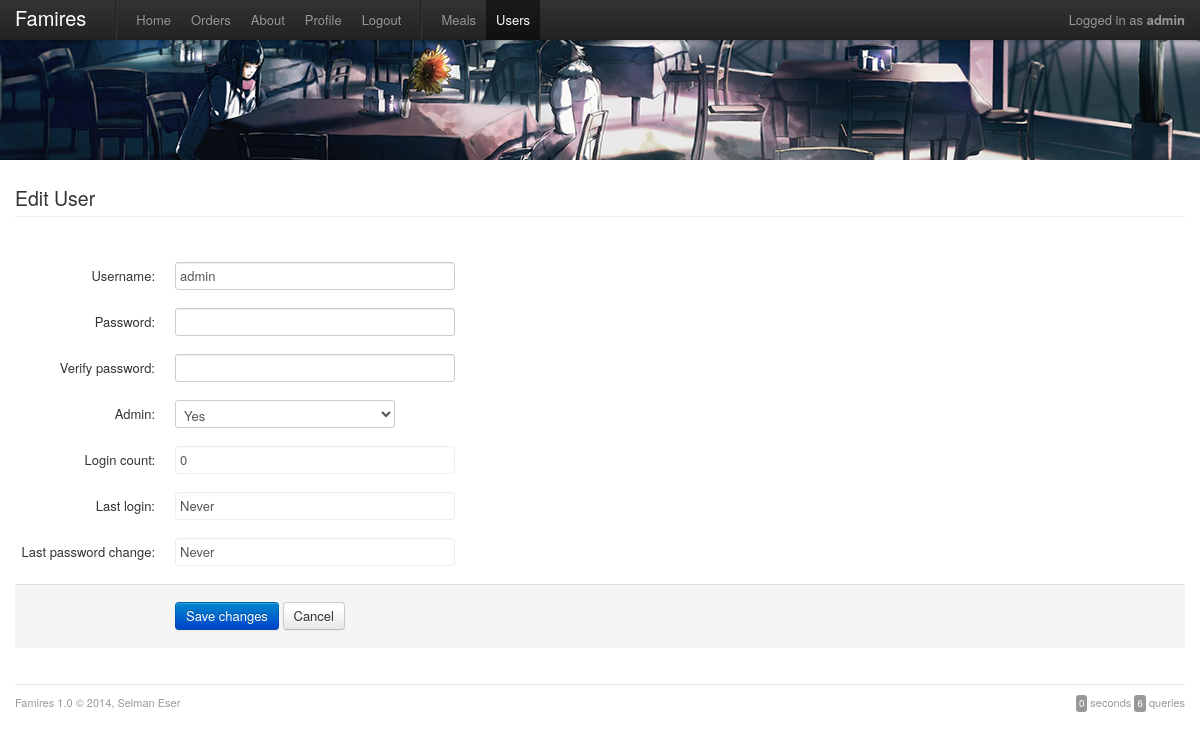
/?module=user&action=edit&user=1 (signed in), run on the app's committed database.
### tables this page shows
CREATE TABLE IF NOT EXISTS `user` (
  `id_user` mediumint(8) NOT NULL AUTO_INCREMENT,
  `username` varchar(255) NOT NULL,
  `password` varchar(255) NOT NULL,
  `registered` int(10) NOT NULL DEFAULT '0',
  `admin` tinyint(4) NOT NULL DEFAULT '0',
  `login_count` mediumint(8) NOT NULL DEFAULT '0',
  `last_login` int(10) NOT NULL DEFAULT '0',
  `last_password_change` int(10) NOT NULL DEFAULT '0',
  PRIMARY KEY (`id_user`),
  KEY `registered` (`registered`)
);

### library/main.php (called while the page is built, shortened)
<?php
$start_time = microtime();
require $core['includes_dir'] . '/database.php';
require $core['includes_dir'] . '/common.php';
$template = array();
$user = array();
load_user();
$modules = array('home', 'about');
if ($user['logged'])
	$modules = array_merge($modules, array('logout', 'profile', 'order'));
else
	$modules = array_merge($modules, array('login'));
if ($user['admin'])
	$modules = array_merge($modules, array('meal', 'user'));
$core['current_module'] = 'home';
if (!empty($_REQUEST['module']) && in_array($_REQUEST['module'], $modules))
	$core['current_module'] = $_REQUEST['module'];
call_user_func($core['current_module'] . '_main');
ob_exit();

### index.php (called while the page is built)
<?php
require dirname(__FILE__) . '/config.php';
require $core['root_dir'] . '/main.php';

### config.php (called while the page is built)
<?php
$core = array();
$core['title_short'] = 'Famires';
$core['title_long'] = 'Famires';
$core['version'] = '1.0';
$core['cookie'] = 'famires2011';
$core['time_offset'] = 0;
$core['clean_url'] = false;
$core['site_url'] = '';
$core['site_dir'] = dirname(__FILE__);
$core['root_dir'] = $core['site_dir'] . '/library';
$core['includes_dir'] = $core['root_dir'] . '/includes';
$core['modules_dir'] = $core['root_dir'] . '/modules';
$db = array();
$db['server'] = '';
$db['name'] = '';
$db['user'] = '';
$db['password'] = '';

### library/modules/user/user.source.php (called while the page is built, shortened)
<?php
function user_main()
{
	global $core;
	$actions = array('list', 'edit', 'delete');
	$core['current_action'] = 'list';
	if (!empty($_REQUEST['action']) && in_array($_REQUEST['action'], $actions))
		$core['current_action'] = $_REQUEST['action'];
	call_user_func($core['current_module'] . '_' . $core['current_action']);
}
function user_edit()
{
	global $core, $template;
	$id_user = !empty($_REQUEST['user']) ? (int) $_REQUEST['user'] : 0;
	$is_new = empty($id_user);
	if ($is_new)
	{
		$template['user'] = array(
			'is_new' => true,
			'id' => 0,
			'username' => '',
			'admin' => 0,
		);
	}
	else
	{
		$request = db_query("
			SELECT
				id_user, username, admin, login_count,
				last_login, last_password_change
			FROM user
			WHERE id_user = $id_user
			LIMIT 1");
		while ($row = db_fetch_assoc($request))
		{
			$template['user'] = array(
				'is_new' => false,
				'id' => $row['id_user'],
				'username' => $row['username'],
				'admin' => $row['admin'],
				'login_count' => $row['login_count'],
				'last_login' => empty($row['last_login']) ? 'Never' : format_time($row['last_login'], 'long'),
				'last_password_change' => empty($row['last_password_change']) ? 'Never' : format_time($row['last_password_change'], 'long'),
			);
		}
	}
	$template['page_title'] = (!$is_new ? 'Edit' : 'Add') . ' User';
	$core['current_template'] = 'user_edit';
}

### library/includes/database.php (called while the page is built, shortened)
<?php
function db_query($sql)
{
	global $db, $database;
	$reserved = array('order');
	$sql = preg_replace('~((?:DELETE )?FROM|INSERT INTO|UPDATE|(?:LEFT|INNER) JOIN) (' . implode('|', $reserved) . ')~', '\\1 `\\2`', $sql);
	$db['debug'][] = $sql;
	$result = $database->query($sql);
	return $result;
}
function db_fetch_assoc($resource)
{
	return $resource ? $resource->fetch_assoc() : false;
}

### library/modules/user/user.template.php (the view, shortened to what this page needs)
<?php
function template_user_edit()
{
	global $user, $template;
	echo '
		<form class="form-horizontal" action="', build_url(array('user', 'edit')), '" method="post">
			<fieldset>
				<legend>', (!$template['user']['is_new'] ? 'Edit' : 'Add'), ' User</legend>
				<div class="control-group">
					<label class="control-label" for="username">Username:</label>
					<div class="controls">
						<input type="text" class="input-xlarge" id="username" name="username" value="', $template['user']['username'], '" />
					</div>
				</div>
				<div class="control-group">
					<label class="control-label" for="password">Password:</label>
					<div class="controls">
						<input type="password" class="input-xlarge" id="password" name="password" />
					</div>
				</div>
				<div class="control-group">
					<label class="control-label" for="verify_password">Verify password:</label>
					<div class="controls">
						<input type="password" class="input-xlarge" id="verify_password" name="verify_password" />
					</div>
				</div>
				<div class="control-group">
					<label class="control-label" for="admin">Admin:</label>
					<div class="controls">
						<select id="admin" name="admin">
							<option value="0"', ($template['user']['admin'] == 0 ? ' selected="selected"' : ''), '>No</option>
							<option value="1"', ($template['user']['admin'] == 1 ? ' selected="selected"' : ''), '>Yes</option>
						</select>
					</div>
				</div>';
	if (!$template['user']['is_new'])
	{
		echo '
				<div class="control-group">
					<label class="control-label" for="login_count">Login count:</label>
					<div class="controls">
						<span class="input-xlarge uneditable-input" id="login_count">', $template['user']['login_count'], '</span>
					</div>
				</div>
				<div class="control-group">
					<label class="control-label" for="last_login">Last login:</label>
					<div class="controls">
						<span class="input-xlarge uneditable-input" id="last_login">', $template['user']['last_login'], '</span>
					</div>
				</div>
				<div class="control-group">
					<label class="control-label" for="last_password_change">Last password change:</label>
					<div class="controls">
						<span class="input-xlarge uneditable-input" id="last_password_change">', $template['user']['last_password_change'], '</span>
					</div>
				</div>';
	}
	echo '
				<div class="form-actions">
					<input type="submit" class="btn btn-primary" name="save" value="Save changes" />
					<input type="submit" class="btn" name="cancel" value="Cancel" />
				</div>
			</fieldset>
			<input type="hidden" name="user" value="', $template['user']['id'], '" />
			<input type="hidden" name="session_id" value="', $user['session_id'], '" />
		</form>';
}

### library/includes/common.php (shortened to what this page needs)
<?php
function load_template()
{
	global $user, $template;
	$template['online_users'] = array();
}
function load_user()
{
	global $core, $user;
	if (isset($_COOKIE[$core['cookie']]))
	{
		if (preg_match('~^a:[34]:\{i:0;(i:\d{1,6}|s:[1-8]:"\d{1,8}");i:1;s:(0|40):"([a-fA-F0-9]{40})?";i:2;[id]:\d{1,14};(i:3;i:\d;)?\}$~', $_COOKIE[$core['cookie']]) == 1)
			list ($user['id'], $pass) = @unserialize($_COOKIE[$core['cookie']]);
		$user['id'] = !empty($user['id']) && !empty($pass) ? (int) $user['id'] : 0;
	}
	elseif (isset($_SESSION['login_' . $core['cookie']]))
	{
		list ($user['id'], $pass, $login) = @unserialize(stripslashes($_SESSION['login_' . $core['cookie']]));
		$user['id'] = !empty($user['id']) && strlen($pass) == 40 && $login > time() ? (int) $user['id'] : 0;
	}
	if (!empty($user['id']))
	{
		$request = db_query("
			SELECT id_user, username, password, admin
			FROM user
			WHERE id_user = $user[id]
			LIMIT 1");
		while ($row = db_fetch_assoc($request))
		{
			$temp = array(
				'id' => (int) $row['id_user'],
				'username' => $row['username'],
				'admin' => !empty($row['admin']),
				'logged' => true,
				'session_id' => $core['session_id'],
			);
		}
	}
	if (empty($user['id']))
	{
		$user = array(
			'id' => 0,
			'username' => '',
			'admin' => false,
			'logged' => false,
			'session_id' => $core['session_id'],
		);
	}
	else
	{
		$user = $temp;
	}
}
function start_session()
{
	global $core;
	$core['session_id'] = $_SESSION['session_id'];
}
function build_url($parts = array(), $quick = true)
{
	global $core;
	$url = $core['site_url'];
	if (!is_array($parts))
		$parts = array($parts);
	if (empty($parts) || $parts == array('home'))
		return $url;
	if ($core['clean_url'] === true)
		$url .= implode('/', $parts);
	else
	{
		if ($quick)
		{
			foreach ($parts as $level => $part)
			{
				if ($level == 0)
					$url .= '?module=' . $part;
				elseif ($level == 1)
					$url .= '&amp;action=' . $part;
				elseif ($level == 2)
					$url .= '&amp;' . $parts[0] . '=' . $part;
				elseif ($level == 3)
					$url .= '&amp;' . $parts[1] . '=' . $part;
			}
		}
		else
		{
			$temp_parts = array();
			foreach ($parts as $key => $value)
				$temp_parts[] = $key . '=' . $value;
			$url .= '?' . implode('&amp;', $temp_parts);
		}
	}
	return $url;
}
function template_menu()
{
	global $core, $user, $modules;
	$items = array(
		'',
		'home' => 'Home',
		'order' => 'Orders',
		'login' => 'Login',
		'about' => 'About',
		'profile' => 'Profile',
		'logout' => 'Logout',
		'',
		'meal' => 'Meals',
		'user' => 'Users',
	);
	echo '
	<div class="navbar navbar-fixed-top">
		<div class="navbar-inner">
			<div class="container">
				<a class="btn btn-navbar" data-toggle="collapse" data-target=".nav-collapse">
					<span class="icon-bar"></span>
					<span class="icon-bar"></span>
					<span class="icon-bar"></span>
				</a>
				<a class="brand" href="', build_url(), '">', $core['title_short'], '</a>
				<div class="nav-collapse">
					<ul class="nav">';
	foreach ($items as $key => $value)
	{
		if ($value === '')
		{
			echo '
						<li class="divider-vertical"></li>';
		}
		elseif (!empty($modules) && in_array($key, $modules))
		{
			echo '
						<li', ($key === $core['current_module'] ? ' class="active"' : ''), '><a href="', build_url($key), '">', $value, '</a></li>';
		}
	}
	echo '
					</ul>';
	if ($user['logged'])
	{
		echo '
					<p class="navbar-text pull-right">
						Logged in as <strong>', $user['username'], '</strong>
					</p>';
	}
	echo '
				</div>
			</div>
		</div>
	</div>';
}
function template_header()
{
	global $core, $template;
	echo '<!DOCTYPE html>
<html lang="en">
<head>
	<meta http-equiv="Content-Type" content="text/html; charset=UTF-8">
	<meta name="viewport" content="width=device-width, initial-scale=1.0">
	<title>', $template['page_title'], '</title>
	<link href="', $core['site_url'], 'interface/css/bootstrap.min.css" rel="stylesheet">
	<link href="', $core['site_url'], 'interface/css/bootstrap-responsive.min.css" rel="stylesheet">
	<link href="', $core['site_url'], 'interface/css/style.css" rel="stylesheet">
	<!--[if lt IE 9]>
		<script src="//html5shim.googlecode.com/svn/trunk/html5.js"></script>
	<![endif]-->
</head>
<body', !empty($template['strip_layers']) ? ' class="strip' : '', '">';
	if (empty($template['strip_layers']))
		template_menu();
	echo '
	<div class="container">';
}
function template_footer()
{
	global $core, $db, $template, $user, $start_time;
	$time = round(array_sum(explode(' ', microtime())) - array_sum(explode(' ', $start_time)), 3);
	$queries = !empty($db['debug']) ? count($db['debug']) : 0;
	if (empty($template['strip_layers']))
	{
		echo '
		<hr />
		<p>
			<small class="pull-left">Famires ', $core['version'], ' &copy; 2014, Selman Eser</small>
			<small class="pull-right">';
		echo '
				<span class="label">', $time, '</span> seconds
				<span class="label"', ($user['admin'] ? ' onclick="document.getElementById(\'db_queries\').style.display = \'\';"' : ''), '>', $queries, '</span> queries
			</small>
		</p>';
		if ($user['admin'])
		{
			echo '
		<br />
		<div id="db_queries" style="display: none;">';
			echo '
		</div>';
		}
	}
	echo '
	</div>
	<script src="', $core['site_url'], 'interface/js/jquery.js"></script>
	<script src="', $core['site_url'], 'interface/js/bootstrap.min.js"></script>
</body>
</html>';
}
function ob_exit()
{
	global $core, $template;
	if (empty($template['page_title']))
		$template['page_title'] = $core['title_long'];
	else
		$template['page_title'] .= ' - ' . $core['title_long'];
	template_header();
	call_user_func('template_' . $core['current_template']);
	template_footer();
	exit();
}

### interface/css/style.css (style rules this page uses)
span.label { font-weight: normal; }
hr { margin-bottom: 0.5em; }

### data on the page
user: username "admin", admin "Yes", login_count "0"

### other printed values
$core['title_short'] "Famires"
$value "Home"
$value "Orders"
$value "About"
$value "Profile"
$value "Logout"
$value "Meals"
$value "Users"
$user['username'] "admin"
$template['user']['last_login'] "Never"
$template['user']['last_password_change'] "Never"
$core['version'] "1.0"
$time "0"
$queries "6"
